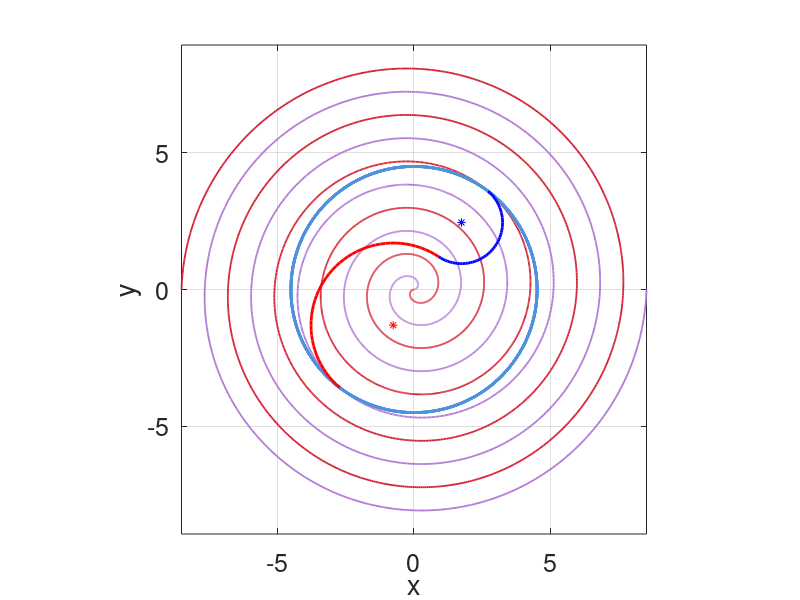
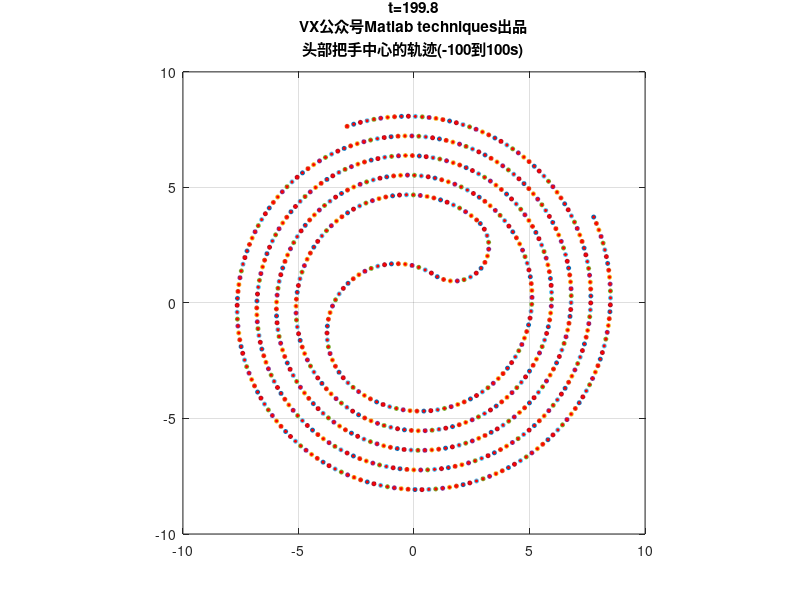

MATLAB code for these plots, in order: (Note: this script raises an error after producing the figures.)
%% VX公众号：Matlab techniques出品，谨防假冒！
clc;close all
warning off
luoju=1.7; % 螺距
k=luoju/2/pi; % 螺线方程的系数 r=k theta
L1=341e-2;
D1=L1-27.5e-2*2; % 龙头把手两个孔之间的距离
L2=220e-2;
D2=L2-27.5e-2*2; % 其他凳子把手两个孔之间的距离
v0=1; % 头节点速度

%% 盘出螺线与盘入螺线中心对称：
% 先画出部分螺线
theta=5*2*pi:-0.01:0*pi;
r=k*theta;
x=r.*cos(theta);
y=r.*sin(theta);
figure(1)
set(gcf,'Position',[200 200 600 600]);
c1=rand(1,3);
plot(x,y,'-','Color',c1,'LineWidth',1.3)
axis equal
grid on
xlabel('x')
ylabel('y')
set(gca,'FontSize',18) % 改变坐标轴字体大小好看一点
hold on

theta=theta-pi;
r2=k*(theta+pi); % 旋转180°
x2=r2.*cos(theta);
y2=r2.*sin(theta);
c2=rand(1,3);
plot(x2,y2,'m','Color',c2,'LineWidth',1.3)
% 绘制掉头区域
R=4.5; % 掉头区域半径
x_diao=R*cos(theta);
y_diao=R*sin(theta);
c3=sort(rand(1,3));
plot(x_diao,y_diao,'Color',c3,'LineWidth',2)
% legend('盘入螺线','盘出螺线','调头边界')

%% 写出入螺线和出螺线与圆形边界的交点角度/交点处的切线斜率等几何信息
theta_ru=R/k;
theta_chu=R/k-pi;   % 出螺线是：r=k(theta+pi)=R,所以theta_chu=R/k-pi
slope=(k*sin(theta_ru)+R*cos(theta_ru))/(k*cos(theta_ru)-R*sin(theta_ru)); % 入射点和出射点处的斜率是一样的（因为中心对称！）
theta_max_1=atan(-1/slope)+pi; % 切点到圆C1中心连线的角度（大于pi VX公众号：Matlab techniques出品）
theta_dengyao=atan(tan(theta_ru))+pi-theta_max_1; % 这是两个等腰三角形的底角
rC1_C2=R/cos(theta_dengyao); % 几何关系，得到r1+r2的值
rC2=rC1_C2/3;rC1=rC2*2; % C1半径是C2的2倍;
phi=2*theta_dengyao; % C1圆周到半圆的亏损(当然也是C2的亏损)
SC1=rC1*(pi-phi); SC2=rC2*(pi-phi); % 两段圆弧的弧长，都是定值！
theta_min_1=theta_max_1-SC1/rC1;  % 圆弧C1最右边界对应的角度
theta_min_2=theta_min_1-pi; % 圆弧C2最左边边界对应的角度(指向左下角)
theta_max_2=theta_min_2+SC2/rC2; % 圆弧C2最上端边界半径所指的角度值
x_C1=R*cos(theta_ru)+rC1*cos(theta_max_1-pi);
y_C1=R*sin(theta_ru)+rC1*sin(theta_max_1-pi); % 得到圆C1的圆心坐标

x_C2=R*cos(theta_chu)-rC2*cos(theta_max_2);
y_C2=R*sin(theta_chu)-rC2*sin(theta_max_2); % 得到圆C2的圆心坐标
figure(1)
hold on
plot(x_C1+rC1*cos(linspace(theta_min_1,theta_max_1,50)),y_C1+rC1*sin(linspace(theta_min_1,theta_max_1,50)),'r','LineWidth',2)
plot(x_C1,y_C1,'r*')
plot(x_C2+rC2*cos(linspace(theta_min_2,theta_max_2,50)),y_C2+rC2*sin(linspace(theta_min_2,theta_max_2,50)),'b','LineWidth',2)
plot(x_C2,y_C2,'b*')
axis equal
% 以上给出了两段切圆弧的所有几何信息
%% 盘入曲线上头节点的位置求解
mydtheta=@(t,theta)1./(k*sqrt(1+theta.^2));
theta0=theta_ru; % 初始在入射点,下面考虑头部节点“反方向”盘入，也就是求-100到0这段时间头部节点的位置信息，
dt=0.1; % 时间步长
tspan=0:dt:100; % 求解时间点
[tt,theta]=ode45(mydtheta,tspan,theta0); % 龙格库塔法求解
X1=k*theta.*cos(theta);
Y1=k*theta.*sin(theta);
% figure(2)
% for i=1:10:length(theta)
%     title({['t=',num2str(tt(i))],'VX公众号Matlab techniques出品','头部第一个把手中心的轨迹(0到-100s)'})
%     plot(X1(i),Y1(i),'r.','MarkerSize',10)
%     hold on
%     axis equal
%     drawnow
% end
tt_ru=tt(end:-1:1);
XX=zeros(224,200/dt+1); % 每一行记录一个把手的位置关于时间的变化数据
YY=zeros(224,200/dt+1); % 每一行记录一个把手的位置关于时间的变化数据
TH=zeros(224,200/dt+1);
XX(1,1:length(X1))=X1(end:-1:1); % 先把入射线上头部节点关于时间的位置信息填好
YY(1,1:length(Y1))=Y1(end:-1:1); % 先把入射线上头部节点关于时间的位置信息填好
TH(1,1:length(theta))=theta(end:-1:1); % 想一下为什么要“翻转”矩阵，因为我们需要的是从-100到0，而求得的结果是0到100
% 圆弧C1上头节点的位置信息
tt_c1=dt:dt:SC1; % 在圆弧C1上,由于速度为1，所以弧长等于时间，所以弧长是这段时间的上边界
theta_C1=-tt_c1/rC1+theta_max_1;
TH(1,length(theta)+(1:length(tt_c1)))=theta_C1;
XX(1,length(X1)+(1:length(tt_c1)))=rC1*cos(theta_C1)+x_C1; % 把圆弧C1上头节点关于时间的位置信息填好
YY(1,length(Y1)+(1:length(tt_c1)))=rC1*sin(theta_C1)+y_C1; % 把圆弧C1上头节点关于时间的位置信息填好
% 圆弧C2
tt_c2=tt_c1(end)+dt:dt:SC1+SC2; % 在圆弧C2上,由于速度为1，所以弧长等于时间，所以弧长是这段时间的上边界
theta_C2=(tt_c2-SC1)/rC2+theta_min_1-pi; %
TH(1,length(theta)+length(theta_C1)+(1:length(tt_c2)))=theta_C2;
XX(1,length(X1)+length(theta_C1)+(1:length(tt_c2)))=rC2*cos(theta_C2)+x_C2; % 把圆弧C2上头节点关于时间的位置信息填好
YY(1,length(Y1)+length(theta_C1)+(1:length(tt_c2)))=rC2*sin(theta_C2)+y_C2; % 把圆弧C2上头节点关于时间的位置信息填好
% 盘出螺线上头节点的位置求解
mydtheta=@(t,theta)1./(k*sqrt(1+(theta+pi).^2)); % 注意出射的螺线方程，+pi
theta0=theta_chu; % 初始在出射点,下面考虑头部节点盘出，也就是t快到100这段时间头部节点的位置信息，
tspan=tt_c2(end)+dt:dt:100; % 求解时间点
[tt,theta2]=ode45(mydtheta,tspan,theta0); % 龙格库塔法求解
X2=k*(theta2+pi).*cos(theta2);
Y2=k*(theta2+pi).*sin(theta2);
TH(1,length(theta)+length(theta_C1)+length(tt_c2)+1:end)=theta2;
XX(1,length(theta)+length(theta_C1)+length(tt_c2)+1:end)=X2;
YY(1,length(theta)+length(theta_C1)+length(tt_c2)+1:end)=Y2; % 把盘出螺线上头节点的位置信息存储
figure(3)
set(gcf,'Position',[300 300 600 600])
clf
% hold on
% plot(XX(1,:),YY(1,:),'k-','LineWidth',1.2,'Marker','o',VX公众号：Matlab techniques出品防止假冒！'MarkerSize',6,'MarkerFaceColor','r')
% axis equal
for i=1:3:length(TH(1,:))
    title({['t=',num2str((i-1)*dt)],'VX公众号Matlab techniques出品','头部把手中心的轨迹(-100到100s)'})
    plot(XX(1,i),YY(1,i),'Marker','o','MarkerSize',3,'MarkerFaceColor','r')
    hold on
    axis equal
    axis([-10 10 -10 10])
    grid on
    drawnow
end
% 上面完成了：-100到100s内，每一个时间点下头把手的位置信息
%% 下面要完成的事情：每一个时间点处，既然头节点位置信息知道了，那么其余节点是不是可以循环求解了？
hwait=waitbar(0,'计算开始...');
t_total=-100:dt:100;
for j=1:length(t_total)
    if t_total(j)<=0 % 头节点将始终位于盘入螺线
        for i=2:N+1 % 在每一个时间点下，对每一行循环计算，意思是求出此时各个把手孔的位置信息
            d=D1*(i<=2)+D2*(i>2); % 分辨下是第一个凳子还是其他凳子，孔之间的距离不一样！
            thetaij=solve_theta1(luoju,XX(i-1,j),YY(i-1,j),TH(i-1,j),d); % 子函数求解下一个孔的角度值
            TH(i,j)=thetaij;
            XX(i,j)=k*thetaij*cos(thetaij);
            YY(i,j)=k*thetaij*sin(thetaij);
            %         waitbar(((j-1)*N+i)/(length(t_total)*N),hwait,'已经完成...')
        end
    elseif t_total(j)>0 && t_total(j)<=SC1 % 头节点始终位于圆弧C1段
        flag=2;
        for i=2:N+1
            d=D1*(i<=2)+D2*(i>2); % 分辨下是第一个凳子还是其他凳子，孔之间的距离不一样！
            if flag==2 % 仍然在圆弧1区域
                [xi,yi,thetai,flag]=solve_point_2_1(luoju,XX(i-1,j),YY(i-1,j),TH(i-1,j),d,rC1,x_C1,y_C1,theta_max_1);
                TH(i,j)=thetai;
                XX(i,j)=xi;
                YY(i,j)=yi;
            else  % 说明此时求得的点xi,yi已经过度到盘入螺线上
                thetaij=solve_theta1(luoju,XX(i-1,j),YY(i-1,j),TH(i-1,j),d); % 子函数求解下一个孔的角度值
                TH(i,j)=thetaij;
                XX(i,j)=k*thetaij*cos(thetaij);
                YY(i,j)=k*thetaij*sin(thetaij);
            end
        end
    elseif t_total(j)>SC1 && t_total(j)<=SC1+SC2 % 头节点始终位于圆弧C2段
        flag=3;
        for i=2:N+1
            d=D1*(i<=2)+D2*(i>2); % 分辨下是第一个凳子还是其他凳子，孔之间的距离不一样！
            if flag==3 % 仍然在圆弧2区域
                [xi,yi,thetai,flag]=solve_point_3_2(XX(i-1,j),YY(i-1,j),TH(i-1,j),d,rC1,x_C1,y_C1,rC2,x_C2,y_C2,theta_min_2);
                TH(i,j)=thetai;
                XX(i,j)=xi;
                YY(i,j)=yi;
            elseif flag==2 % 说明此时求得的点已经过度到圆弧C1上了
                [xi,yi,thetai,flag]=solve_point_2_1(luoju,XX(i-1,j),YY(i-1,j),TH(i-1,j),d,rC1,x_C1,y_C1,theta_max_1);
                TH(i,j)=thetai;
                XX(i,j)=xi;
                YY(i,j)=yi;
            else  % 说明此时求得的点xi,yi已经过度到盘入螺线上
                thetaij=solve_theta1(luoju,XX(i-1,j),YY(i-1,j),TH(i-1,j),d); % 子函数求解下一个孔的角度值
                TH(i,j)=thetaij;
                XX(i,j)=k*thetaij*cos(thetaij);
                YY(i,j)=k*thetaij*sin(thetaij);
            end
        end
    else  % 最后一段，头节点位于盘出螺线
        flag=4;
        for i=2:N+1
            d=D1*(i<=2)+D2*(i>2); % 分辨下是第一个凳子还是其他凳子，孔之间的距离不一样！
            if flag==4 % 在盘出螺线区域
                [xi,yi,thetai,flag]=solve_point_4_3(luoju,XX(i-1,j),YY(i-1,j),TH(i-1,j),d,rC2,x_C2,y_C2,theta_max_2);
                TH(i,j)=thetai;
                XX(i,j)=xi;
                YY(i,j)=yi;
            elseif flag==3 % 跑圆弧2区域了
                [xi,yi,thetai,flag]=solve_point_3_2(XX(i-1,j),YY(i-1,j),TH(i-1,j),d,rC1,x_C1,y_C1,rC2,x_C2,y_C2,theta_min_2);
                TH(i,j)=thetai;
                XX(i,j)=xi;
                YY(i,j)=yi;
            elseif flag==2 % 说明此时求得的点已经过度到圆弧C1上了
                [xi,yi,thetai,flag]=solve_point_2_1(luoju,XX(i-1,j),YY(i-1,j),TH(i-1,j),d,rC1,x_C1,y_C1,theta_max_1);
                TH(i,j)=thetai;
                XX(i,j)=xi;
                YY(i,j)=yi;
            else  % 说明此时求得的点xi,yi已经过度到盘入螺线上
                thetaij=solve_theta1(luoju,XX(i-1,j),YY(i-1,j),TH(i-1,j),d); % 子函数求解下一个孔的角度值
                TH(i,j)=thetaij;
                XX(i,j)=k*thetaij*cos(thetaij);
                YY(i,j)=k*thetaij*sin(thetaij);
            end
        end
    end
    waitbar(j/length(t_total),hwait,'已经完成...')
end

%% 可视化调头过程！
figure(100)
clf;
set(gcf,'Position',[200 200 600 600])
for j=1:size(XX,2)
    plot(XX(:,j),YY(:,j),'k-','LineWidth',1.2,'Marker','o','MarkerSize',6,'MarkerFaceColor','r')
    title({['t=',num2str(dt*(j-1)-100)],'VX公众号Matlab techniques出品','盘入-掉头-盘出的轨迹'})
    axis equal
    grid on
    xlabel('x')
    ylabel('y')
    axis([-15 15 -15 15])
    drawnow
%     hold off
end
% %%
% figure
% for i=1:size(XX,2)
%     plot(XX(1,i),YY(1,i),'Marker','o','MarkerSize',3,'MarkerFaceColor','r')
%     hold on
%     axis equal
%     axis([-10 10 -10 10])
%     grid on
%     drawnow
% end
%%%%%%公众号Matlab techniques出品！其他出处皆为抄袭！%%%%%%%%%%%%%%

%% 定义子函数：用来求解盘入螺线上任意一个孔所在点坐标知道的情况下，如何求下一个孔所在位置
function theta=solve_theta1(luoju,x1,y1,theta1,d) % 知道等距盘入螺线上任意一点x1,y1,求在这同一条螺线上且与(x1,y1)这点相距为d的点的角度,要求这个角度一定要大于(x1,y1)这点的角度theta1
k=luoju/2/pi;
fun=@(theta)(k*theta.*cos(theta)-x1).^2+(k*theta.*sin(theta)-y1).^2-d^2;% 利用距离约束
q=0.01;
options = optimoptions('fsolve','Display','off'); % 不提示结果
theta=fsolve(fun,theta1+q,options); % 以前一个孔对应的角度值为基准进行非线性方程求零点，为什么加0.01？很简单，不想找比它还小的角度
while theta<=theta1 || abs(k*theta-k*theta1)>luoju/2 % 如果求解得到的角度比前面的孔对应的角度还小，或者新求出的孔与前一个孔不在一条螺线（在其他螺线）
    q=q+0.1;
    theta=fsolve(fun,theta+q,options); % 重新求一个角度
end % 直到满足：这个点与前面孔在一条螺线，且这个点角度比前面孔的角度大! %%%%%%公众号Matlab techniques出品！其他出处皆为抄袭！%%%%%%%%%%%%%%
end
%% 定义子函数：用来求解盘出螺线上任意一个孔所在点坐标知道的情况下，如何求下一个孔所在位置
function theta=solve_theta2(luoju,x1,y1,theta1,d) % 知道等距盘入螺线上任意一点x1,y1,求在这同一条螺线上且与(x1,y1)这点相距为d的点的角度,要求这个角度一定要大于(x1,y1)这点的角度theta1
k=luoju/2/pi;
fun=@(theta)(k*(theta+pi).*cos(theta)-x1).^2+(k*(theta+pi).*sin(theta)-y1).^2-d^2;% 利用距离约束,注意此时关系式是盘出螺线r=k(theta+pi)
q=-0.1;
options = optimoptions('fsolve','Display','off'); % 不提示结果 %%%%%%公众号Matlab techniques出品！其他出处皆为抄袭！%%%%%%%%%%%%%%
theta=fsolve(fun,theta1+q,options); % 以前一个孔对应的角度值为基准进行非线性方程求零点，为什么加-0.01？很简单，不想找比它还大的角度(盘出螺线的前面的点角度大,后面的点角度小
while theta>=theta1 || abs(k*theta-k*theta1)>luoju/2 % 如果求解得到的角度比前面的孔对应的角度还大，或者新求出的孔与前一个孔不在一条螺线（在其他螺线）
    q=q-0.1;
    theta=fsolve(fun,theta+q,options); % 重新求一个角度
end % 直到满足：这个点与前面孔在一条螺线，且这个点角度比前面孔的角度大!
end


function [x,y,theta,flag]=solve_point_2_1(luoju,x1,y1,theta1,d,rC1,x_c,y_c,theta_max)
%% 这个子函数是：知道一个点在圆弧C1上，求它后面那个把手点在哪里，要考虑圆弧C1与盘入螺线过渡的区域！x_c y_c是圆弧的圆心坐标
k=luoju/2/pi;
delta_theta=2*asin(d/2/rC1); %%%%%%公众号Matlab techniques出品！其他出处皆为抄袭！%%%%%%%%%%%%%%
if delta_theta<=theta_max-theta1 % 这说明“铺”一块长度d的板后，后面把手点依然在圆弧C1上
    flag=2; % 此时，我们规定flag=2，表示下一个解还是在圆弧C1区域
    theta=theta1+delta_theta;
    x=x_c+rC1*cos(theta);
    y=y_c+rC1*sin(theta); % 写出这个把手点的坐标
else
    theta=solve_theta1(luoju,x1,y1,4.5/k,d); % 如果后面这个把手点不在圆弧C1上，那就只能在盘入螺线上！
    flag=1; % % 此时，我们规定flag=1，表示下一个解跑到盘入螺线上去了
    x=k*theta*cos(theta);
    y=k*theta*sin(theta); % 写下这个把手点坐标
end
end

function [x,y,theta,flag]=solve_point_3_2(x1,y1,theta1,d,rC1,x_c1,y_c1,rC2,x_c2,y_c2,theta_min)
%% 这个子函数是：知道一个点在圆弧C2上，求它后面那个把手点在哪里，要考虑圆弧C2与圆弧C1过渡的区域！
delta_theta=2*asin(d/2/rC2);
if delta_theta<=theta1-theta_min % 这说明“铺”一块长度d的板后，后面把手点依然在圆弧C2上
    flag=3; % 此时，我们规定flag=3，表示下一个解还是在圆弧C2区域 %公众号Matlab techniques出品！其他出处皆为抄袭
    theta=theta1-delta_theta;
    x=x_c2+rC2*cos(theta);
    y=y_c2+rC2*sin(theta); % 写出这个把手点的坐标
else
    di=sqrt((x1-x_c1)^2+(y1-y_c1)^2); % 已知把手点到圆弧C1圆心之距离
    delta_theta=acos((di^2+rC1^2-d^2)/2/di/rC1); % 余弦定理解三角形
    theta_C1_di=atan((y1-y_c1)/(x1-x_c1)); % 这是已知手把点与C1圆心的夹角
    theta=theta_C1_di+delta_theta; % 求出下一个把手点，从C2过度到了C1圆弧!
    flag=2; % % 此时，我们规定flag=2，表示下一个解跑到C1圆弧上去了
    x=x_c1+rC1*cos(theta);
    y=y_c1+rC1*sin(theta); % 写出这个把手点的坐标
end
end

function [x,y,theta,flag]=solve_point_4_3(luoju,x1,y1,theta1,d,rC2,x_c,y_c,theta_max)
%% 这个子函数是：知道一个点在圆弧盘出螺线上，求它后面那个把手点在哪里，要考虑圆弧C2与盘出螺线过渡的区域！x_c y_c是圆弧的圆心坐标
k=luoju/2/pi;
theta=solve_theta2(luoju,x1,y1,theta1,d); % 先假设后面这个把手点还在盘出螺线上，求得了角度theta
if theta>=4.5/k-pi % 这说明“铺”一块长度d的板后，后面把手点依然在盘入螺线上 %%%%%%公众号Matlab techniques出品！其他出处皆为抄袭！%%%%%%%%%%%%%%
    flag=4; % 此时，我们规定flag=4，表示下一个解还是在盘出区域
    x=k*(theta+pi)*cos(theta);
    y=k*(theta+pi)*sin(theta); % 写出这个把手点的坐标
else
    fun=@(t)(x_c+rC2*cos(theta_max-t)-x1).^2+(y_c+rC2*sin(theta_max-t)-y1).^2-d^2;% 利用距离约束,此时跨区！上一把手点在盘出螺线，未知把手点在圆弧C2
    q=0.1;
    options = optimoptions('fsolve','Display','off'); % 不提示结果
    delta_theta=fsolve(fun,theta1+q,options); % 按理说应该只有一个唯一解！
    theta=theta_max-delta_theta; % 写出此时把手点在圆弧C2上的角度
    flag=3; % % 此时，我们规定flag=3，表示下一个解跑到圆弧上去了
    x=x_c+rC2*cos(theta);
    y=y_c+rC2*sin(theta); % 写出这个把手点的坐标
end
end